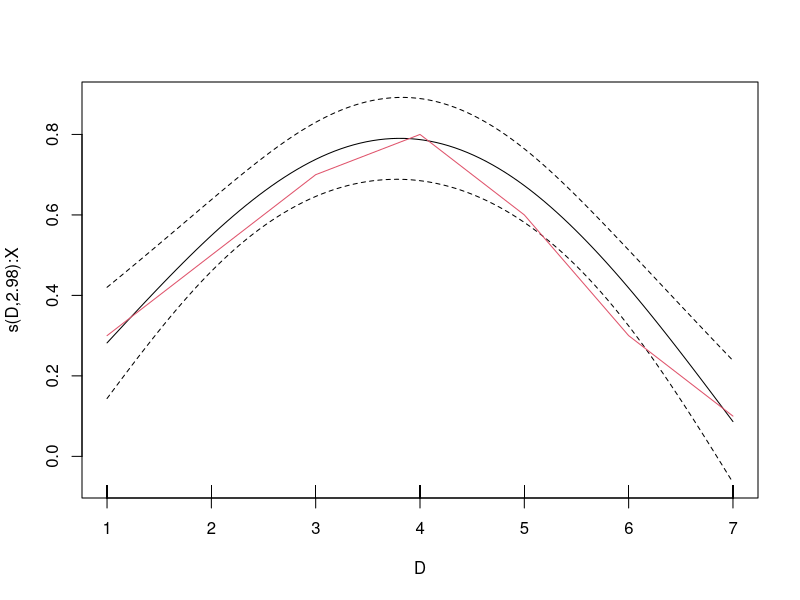

This chart was generated by the following R code:
  library(mgcv)

  N<- 100
  N.distclass<- 7

  X<- matrix(runif(N * N.distclass, -2, 2), N, N.distclass)

  noise<- rnorm(N)

  true.coefs<- c(0.3, 0.5, 0.7, 0.8, 0.6, 0.3, 0.1)

  y<- X %*% true.coefs + noise

  D<- matrix(1:N.distclass, N, N.distclass, byrow= T)

  b<- gam(y ~ s(D, by= X, k= 3))

  par(mfrow= c(1, 1))
  plot(b, shade= TRUE)
  lines(1:N.distclass, true.coefs, col= 2)

